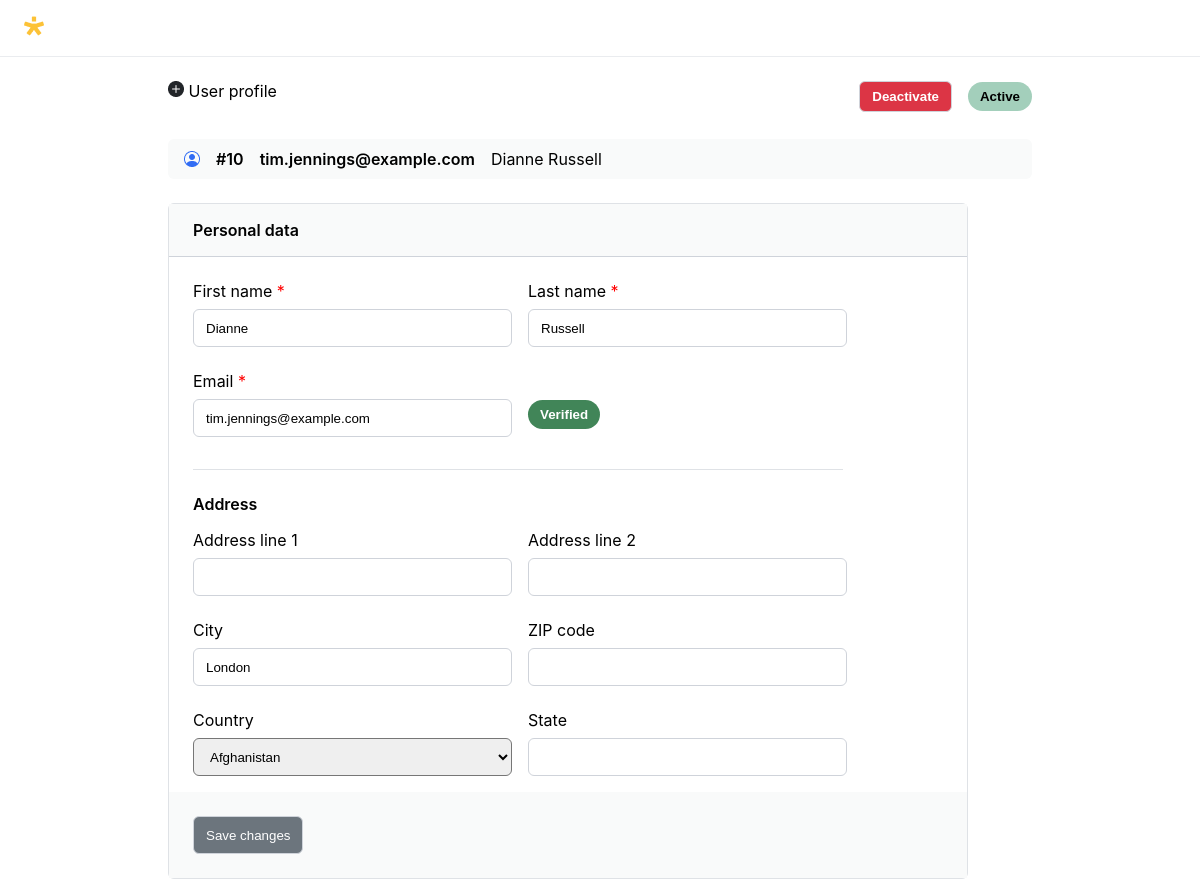
The app's page /profile.php?id=10 with its own data.
### tables this page shows
CREATE TABLE `users` (
  `id` int UNSIGNED NOT NULL,
  `first` text NOT NULL,
  `last` text NOT NULL,
  `email` varchar(50) NOT NULL,
  `address1` varchar(100) DEFAULT NULL,
  `address2` varchar(100) DEFAULT NULL,
  `city` text,
  `zip` varchar(20) DEFAULT NULL,
  `country` text,
  `state` text,
  `time` varchar(20) DEFAULT NULL,
  `vip` tinyint(1) NOT NULL DEFAULT '0',
  `active` tinyint(1) NOT NULL DEFAULT '1'
);

### profile.php (the view, shortened to what this page needs)
<!DOCTYPE html>
<html lang="en">
    <head>
        <link href="style.css" rel="stylesheet">
    </head>
    <header>
        <img src="img/Star.png" alt="star">
    </header>
    <body>
    <?php
        $value = $_GET['id'];
        $pdo = new PDO('mysql:host=localhost;dbname=bd_tz', 'root', 'root');
        $query = $pdo->prepare('SELECT * FROM `users` WHERE id LIKE (:value)');
        $query->bindParam(':value',$value);
        $query->execute();
        while ($row = $query->fetch(PDO::FETCH_OBJ)) {
            $id = $row->id;
            $first = $row->first;
            $last = $row->last;
            $email = $row->email;
            $address1 = $row->address1;
            $address2 = $row->address2;
            $city = $row->city;
            $zip = $row->zip;
            $state = $row->state;
            $active = $row->active;
        }
    ?>
    <div class="container">
        <div class="profile_header">
            <div>
                <img src="img/Icon.png" alt="create client">
                <span>User profile</span>
            </div>
            <form action="activate.php" method="post">
                <?php
                    if ($active == 1) {
                        echo '<input type="submit" value="Deactivate" class="deactivate" name="' . $value . '"><button class="active">Active</button>';
                    }
                    else {
                        echo '<input type="submit" value="Activate" class="activate" name="' . $value . '"><button class="inactive">Inactive</button>';
                    }
                ?>
            </form>
        </div>
        <div class="user_info">
            <img src="img/Union.png" alt="union">
            <?php
                echo '<div class="bold">#' . $id . '</div>';
                echo '<div class="bold">' . $email . '</div>';
                echo '<div>' . $first . ' ' . $last . '</div>';
            ?>
        </div>
        <form class="reg" action="change_in_bd.php" method="post">
            <div class="info">Personal data</div>
            <div class="block">
                <div>
                    <label for="first">First name <span>*</span></label><br>
                    <?php
                        echo '<input type="text" name="first" required value="' . $first . '">';
                    ?>
                </div>
                <div>
                    <label for="last">Last name <span>*</span></label><br>
                    <?php
                        echo '<input type="text" name="last" required value="' . $last . '">';
                    ?>
                </div>
            </div>
            <div class="block">
                <div>
                    <label for="email">Email <span>*</span></label><br>
                    <?php
                        echo '<input type="email" name="email" required value="' . $email . '">';
                    ?>
                </div>
                <div>
                    <button class="verified">Verified</button>
                </div>
            </div>
            <hr>
            <p>Address</p>
            <div class="block">
                <div>
                    <label for="address1">Address line 1</label><br>
                    <?php
                        echo '<input type="text" name="address1" value="' . $address1 . '">';
                    ?>
                </div>
                <div>
                    <label for="address2">Address line 2</label><br>
                    <?php
                        echo '<input type="text" name="address2" value="' . $address2 . '">';
                    ?>
                </div>
            </div>
            <div class="block">
                <div>
                    <label for="city">City</label><br>
                    <?php
                        echo '<input type="text" name="city" value="' . $city . '">';
                    ?>
                </div>
                <div>
                    <label for="zip">ZIP code</label><br>
                    <?php
                        echo '<input type="number" name="zip" value="' . $zip . '">';
                    ?>
                </div>
            </div>
            <div class="block">
                <div>
                    <label for="country">Country</label><br>
                    <select name="countries">
                        <?php include_once "countries.php"; ?>
                    </select>
                </div>
                <div>
                    <label for="state">State</label><br>
                    <?php
                        echo '<input type="text" name="state" value="' . $state . '">';
                    ?>
                </div>
            </div>
            <div class="info">
                <input id="profile_btn" type="submit" value="Save changes">
            </div>
        </form>
    </div>
    </body>
</html>

### style.css (style rules this page uses)
* { padding: 0px; margin: 0px; }
*, *::before, *::after { box-sizing: border-box; }
html { font-family: "SF Pro Display", sans-serif; }
.bold { font-weight: 600; }
header { padding: 16px 24px; border-bottom: 1px solid #EAECEF; }
input, table { border: solid 1px #CFD3DA; }
.container { display: block; margin: 0 168px; }
.list_header, .profile_header { display: flex; justify-content: space-between; height: 82px; padding: 24px 0; }
.info { font-weight: 600; padding: 16px 24px; background: #F9FAFA; }
.info:first-child { border-bottom: solid 1px #CFD3DA; margin-bottom: 16px; }
.reg { border: 1px solid #DFE2E6; border-radius: 6px; max-width: 800px; }
.reg input, .reg select { margin: 8px 0; height: 38px; width: 319px; padding: 7px 12px; border-radius: 6px; }
.reg hr { margin: 16px 24px 24px 24px; border: none; background-color: #DFE2E6; height: 1px; max-width: 650px; }
.reg p { font-weight: 600; margin: 0 0 8px 24px; }
.block { display: flex; padding: 8px 24px; }
.block div:first-child { margin-right: 16px; }
label > span { color: #ff0000; }
.deactivate { font-weight: 600; padding: 7px 12px; background: #DC3545; color: #fff; border-radius: 6px; margin-right: 16px; cursor: pointer; }
.active { font-weight: 600; border: none; padding: 7px 12px; background: #A3CFBB; border-color: #A3CFBB; border-radius: 800px; }
.verified { height: 29px; color: #fff; font-weight: 600; border: none; padding: 7px 12px; background: #418558; border-color: #418558; border-radius: 800px; }
.user_info { display: flex; flex-direction: row; align-items: center; padding: 10px 16px; background: #F9FAFA; border-radius: 6px; margin-bottom: 24px; }
.user_info div { margin-left: 16px; }
#profile_btn { color: #fff; background: #6C757D; width: auto; cursor: pointer; }

### records on screen
users: id "10", email "tim.jennings@example.com", first "Dianne", last "Russell", city "London", countries "Afghanistan"
